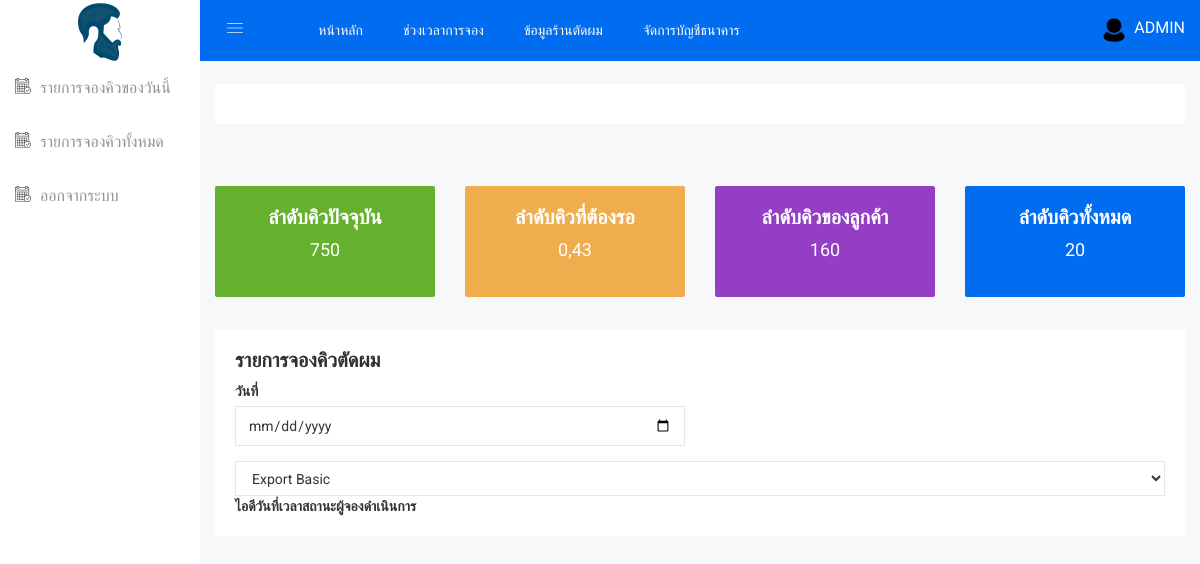
/kiaalap/jongq_list_admin.php (signed in), run on an earlier commit of the app's database.
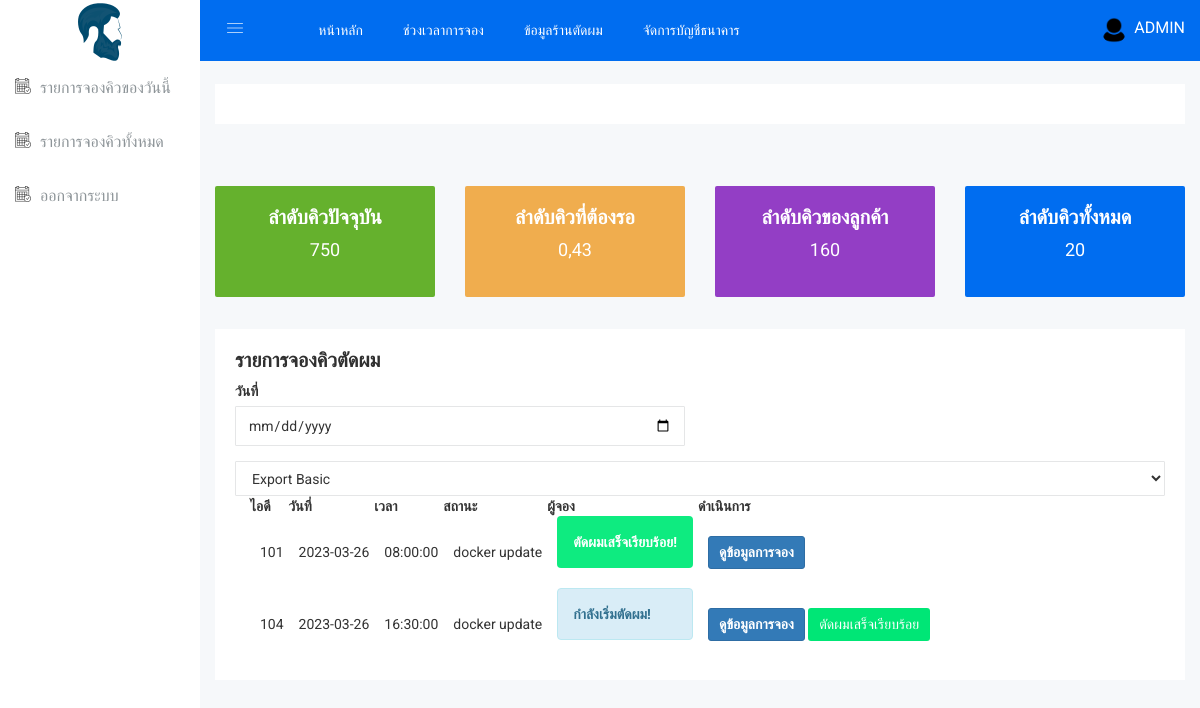
And on a later commit of the database.
### tables this page shows
CREATE TABLE `tb_jongs` (
  `id` int NOT NULL,
  `jong_date` date NOT NULL,
  `jong_time` time NOT NULL,
  `jong_status` varchar(50) NOT NULL,
  `jong_slip` text NOT NULL,
  `time_slot_id` int NOT NULL,
  `user_id` int NOT NULL,
  `jong_date_time` time NOT NULL,
  `jong_date_time_confirm` datetime DEFAULT NULL,
  `num` int NOT NULL DEFAULT '0'
);

CREATE TABLE `tb_users` (
  `id` int NOT NULL,
  `full_name` varchar(100) NOT NULL,
  `tel` varchar(50) NOT NULL,
  `username` varchar(100) NOT NULL,
  `email` varchar(100) NOT NULL,
  `password` text NOT NULL,
  `profile` text,
  `user_role` varchar(20) NOT NULL
);

### www/kiaalap/jongq_list_admin.php (the view, shortened to what the changed rows need)
<?php
include_once("./configs/connect_db.php");
$sqlJongQLists = "SELECT ts.time_slot_description,jn.time_slot_id, jn.id,jn.jong_date,jn.jong_time,jn.jong_status,jn.jong_slip,jn.user_id,u.full_name,u.username
                  FROM tb_jongs jn INNER JOIN tb_users u ON jn.user_id = u.id  INNER JOIN tb_time_slots ts ON jn.time_slot_id = ts.id
                  ORDER BY jn.jong_date_time  ASC;";
$resultJongQLists = mysqli_query($conn, $sqlJongQLists);
?>
<!doctype html>
<html class="no-js" lang="en">
<head>
    <link rel="stylesheet" href="css/bootstrap.min.css">
    <link rel="stylesheet" href="css/font-awesome.min.css">
    <link rel="stylesheet" href="css/owl.carousel.css">
    <link rel="stylesheet" href="css/owl.theme.css">
    <link rel="stylesheet" href="css/owl.transitions.css">
    <link rel="stylesheet" href="css/animate.css">
    <link rel="stylesheet" href="css/normalize.css">
    <link rel="stylesheet" href="css/meanmenu.min.css">
    <link rel="stylesheet" href="css/main.css">
    <link rel="stylesheet" href="css/educate-custon-icon.css">
    <link rel="stylesheet" href="css/morrisjs/morris.css">
    <link rel="stylesheet" href="css/scrollbar/jquery.mCustomScrollbar.min.css">
    <link rel="stylesheet" href="css/metisMenu/metisMenu.min.css">
    <link rel="stylesheet" href="css/metisMenu/metisMenu-vertical.css">
    <link rel="stylesheet" href="css/calendar/fullcalendar.min.css">
    <link rel="stylesheet" href="css/calendar/fullcalendar.print.min.css">
    <link rel="stylesheet" href="css/editor/select2.css">
    <link rel="stylesheet" href="css/editor/datetimepicker.css">
    <link rel="stylesheet" href="css/editor/bootstrap-editable.css">
    <link rel="stylesheet" href="css/editor/x-editor-style.css">
    <link rel="stylesheet" href="css/data-table/bootstrap-table.css">
    <link rel="stylesheet" href="css/data-table/bootstrap-editable.css">
    <link rel="stylesheet" href="style.css">
    <link rel="stylesheet" href="css/responsive.css">
    <link rel="stylesheet" href="css/modals.css">
</head>
<body>
    <div class="all-content-wrapper">
        <div class="data-table-area mg-b-15">
            <div class="container-fluid">
                <div class="row">
                    <div class="col-lg-12 col-md-12 col-sm-12 col-xs-12">
                        <div class="sparkline13-list">
                            <div class="sparkline13-hd">
                                <div class="main-sparkline13-hd">
                                    <h1>รายการจองคิวตัดผม</h1>
                                </div>
                            </div>
                            <div class="sparkline13-graph">
                                <div class="datatable-dashv1-list custom-datatable-overright">
                                    <table id="table" data-toggle="table" data-pagination="true" data-search="true"
                                        data-show-columns="true" data-show-pagination-switch="true"
                                        data-show-refresh="true" data-key-events="true" data-show-toggle="true"
                                        data-resizable="true" data-cookie="true" data-cookie-id-table="saveId"
                                        data-show-export="true" data-click-to-select="true" data-toolbar="#toolbar">
                                        <thead>
                                            <tr>
                                                <th data-field="state" data-checkbox="true"></th>
                                                <th data-field="id">ไอดี</th>
                                                <th data-field="name">วันที่</th>
                                                <th data-field="email">เวลา</th>
                                                <th data-field="phone">สถานะ</th>
                                                <th data-field="task">ผู้จอง</th>
                                                <th data-field="action">ดำเนินการ</th>
                                            </tr>
                                        </thead>
                                        <tbody>
                                            <?php
                                        if(mysqli_num_rows($resultJongQLists)>0){
                                            while($rowJongQ=mysqli_fetch_assoc($resultJongQLists)){
                                                ?>
                                            <tr>
                                                <td></td>
                                                <td><?=$rowJongQ["id"]?></td>
                                                <td><?=$rowJongQ["jong_date"]?></td>
                                                <td><?=$rowJongQ["jong_time"]?></td>
                                                <td><?=$rowJongQ["full_name"]?></td>
                                                <td>
                                                    <?php
                                                if($rowJongQ["jong_status"]=="PENDING"){?>
                                                    <div class="alert alert-warning" role="alert">
                                                        <strong>รอการยืนยัน!</strong>
                                                    </div>
                                                    <?PHP
                                                   }elseif($rowJongQ["jong_status"]=="CONFIRM"){?>
                                                    <div class="alert alert-success" role="alert">
                                                        <strong>ยืนยันการจองเรียบร้อย!</strong>
                                                    </div>
                                                    <?php
                                                    } elseif($rowJongQ["jong_status"]=="PROCEED"){?>
                                                    <div class="alert alert-info" role="alert">
                                                        <strong>กำลังเริ่มตัดผม!</strong>
                                                    </div>
                                                    <?php
                                                    }  elseif($rowJongQ["jong_status"]=="CANCEL"){?>
                                                    <div class="alert alert-danger" role="alert">
                                                        <strong>ไม่รับการจอง!</strong>
                                                    </div>
                                                    <?php
                                                    }  elseif($rowJongQ["jong_status"]=="SUCCESS"){?>
                                                    <div class="alert"
                                                        style="color:white;background-color:#0EEB80;border-color: ##0BEA7E;"
                                                        role="alert">
                                                        <strong>ตัดผมเสร็จเรียบร้อย!</strong>
                                                    </div>
                                                    <?php
                                                    }else{?>
                                                    <div class="alert alert-danger" role="alert">
                                                        <strong>ยกเลิกการจอง!</strong>
                                                    </div>
                                                    <?php  }
                                                   ?>
                                                </td>
                                                <td class="datatable-ct">
                                                    <a type="button" href="#" data-toggle="modal"
                                                        data-target="#PrimaryModalftblack_<?=$rowJongQ["id"]?>"
                                                        style="color:white"
                                                        class="btn btn-sm btn-primary"><strong>ดูข้อมูลการจอง
                                                        </strong>
                                                    </a>
                                                    <?php
                                                if($rowJongQ["jong_status"]=="PENDING"){?>
                                                    <a type="button"
                                                        href="./jongq_list_admin.php?confirmR=req&jong_id=<?php echo $rowJongQ["id"]; ?>"
                                                        type="button"
                                                        class="btn btn-sm btn-success"><strong>ยืนยันการจอง
                                                        </strong>
                                                    </a>
                                                    <a type="button"
                                                        href="./jongq_list_admin.php?cancelR=req&jong_id=<?php echo $rowJongQ["id"]; ?>&time_slot_id=<?php echo $rowJongQ["time_slot_id"]; ?>&jong_slip=<?php echo $rowJongQ["jong_slip"]; ?>"
                                                        class="btn btn-sm btn-danger text-white">
                                                        ไม่รับ
                                                    </a>
                                                    <?PHP
                                                    }elseif($rowJongQ["jong_status"]=="PROCEED"){?>
                                                    <a type="button" class="btn btn-sm btn-purple"
                                                        href="./jongq_list_admin.php?successR=SUCCESS&jong_id=<?php echo $rowJongQ["id"]; ?>"
                                                        style="color:white;background-color: #00e676;">
                                                        ตัดผมเสร็จเรียบร้อย
                                                    </a>
                                                    <?php
                                                    }
                                                   ?>
                                                </td>
                                            </tr>
                                            <?php
                                            }
                                        }
                                        ?>
                                        </tbody>
                                    </table>
                                </div>
                            </div>
                        </div>
                    </div>
                </div>
            </div>
        </div>
    </div>
</body>
</html>

What changed in the data, as far as the page shows it:
added tb_jongs: id "101", jong_date "2023-03-26", jong_time "08:00:00", user.full_name "docker update", jong_status "ตัดผมเสร็จเรียบร้อย!"
added tb_jongs: id "104", jong_date "2023-03-26", jong_time "16:30:00", user.full_name "docker update", jong_status "กำลังเริ่มตัดผม!"
